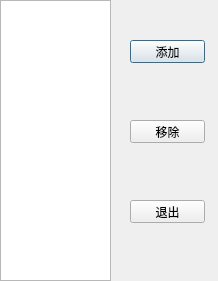
<?xml version="1.0" encoding="UTF-8"?>
<ui version="4.0">
 <class>BadWords</class>
 <widget class="QDialog" name="BadWords">
  <property name="geometry">
   <rect>
    <x>0</x>
    <y>0</y>
    <width>218</width>
    <height>281</height>
   </rect>
  </property>
  <property name="windowTitle">
   <string>Dialog</string>
  </property>
  <widget class="QListWidget" name="badwordsListWidget">
   <property name="geometry">
    <rect>
     <x>0</x>
     <y>0</y>
     <width>111</width>
     <height>281</height>
    </rect>
   </property>
  </widget>
  <widget class="QPushButton" name="addButton">
   <property name="geometry">
    <rect>
     <x>130</x>
     <y>40</y>
     <width>75</width>
     <height>23</height>
    </rect>
   </property>
   <property name="text">
    <string>添加</string>
   </property>
  </widget>
  <widget class="QPushButton" name="moveButton">
   <property name="geometry">
    <rect>
     <x>130</x>
     <y>120</y>
     <width>75</width>
     <height>23</height>
    </rect>
   </property>
   <property name="text">
    <string>移除</string>
   </property>
  </widget>
  <widget class="QPushButton" name="exitButton">
   <property name="geometry">
    <rect>
     <x>130</x>
     <y>200</y>
     <width>75</width>
     <height>23</height>
    </rect>
   </property>
   <property name="text">
    <string>退出</string>
   </property>
  </widget>
 </widget>
 <resources/>
 <connections/>
</ui>
